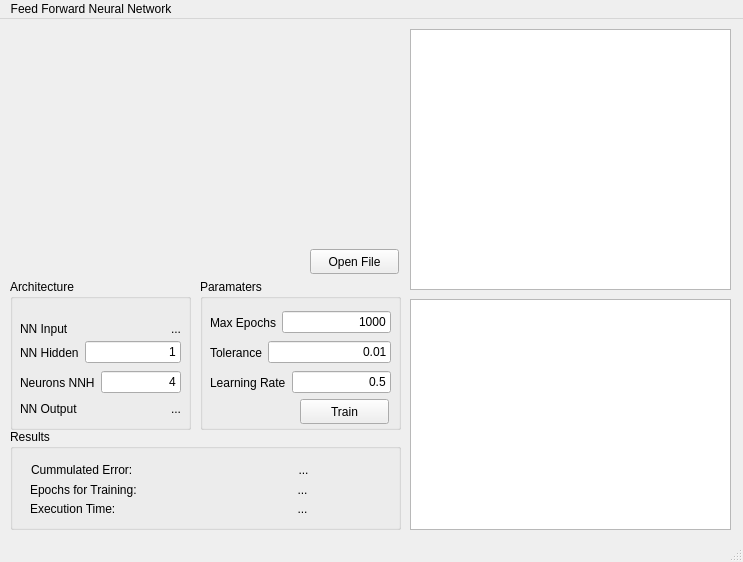
<?xml version="1.0" encoding="UTF-8"?>
<ui version="4.0">
 <class>MainWindow</class>
 <widget class="QMainWindow" name="MainWindow">
  <property name="geometry">
   <rect>
    <x>0</x>
    <y>0</y>
    <width>743</width>
    <height>562</height>
   </rect>
  </property>
  <property name="windowTitle">
   <string>MainWindow</string>
  </property>
  <widget class="QWidget" name="centralwidget">
   <widget class="QGroupBox" name="groupBox">
    <property name="geometry">
     <rect>
      <x>200</x>
      <y>260</y>
      <width>201</width>
      <height>151</height>
     </rect>
    </property>
    <property name="title">
     <string>Paramaters</string>
    </property>
    <widget class="QPushButton" name="pushButton_train">
     <property name="geometry">
      <rect>
       <x>100</x>
       <y>120</y>
       <width>89</width>
       <height>25</height>
      </rect>
     </property>
     <property name="text">
      <string>Train</string>
     </property>
    </widget>
    <widget class="QWidget" name="layoutWidget">
     <property name="geometry">
      <rect>
       <x>10</x>
       <y>30</y>
       <width>181</width>
       <height>27</height>
      </rect>
     </property>
     <layout class="QHBoxLayout" name="horizontalLayout">
      <item>
       <widget class="QLabel" name="label">
        <property name="text">
         <string>Max Epochs</string>
        </property>
       </widget>
      </item>
      <item>
       <widget class="QLineEdit" name="lineEdit_epochs">
        <property name="text">
         <string>1000</string>
        </property>
        <property name="alignment">
         <set>Qt::AlignRight|Qt::AlignTrailing|Qt::AlignVCenter</set>
        </property>
       </widget>
      </item>
     </layout>
    </widget>
    <widget class="QWidget" name="layoutWidget">
     <property name="geometry">
      <rect>
       <x>10</x>
       <y>60</y>
       <width>181</width>
       <height>27</height>
      </rect>
     </property>
     <layout class="QHBoxLayout" name="horizontalLayout_2">
      <item>
       <widget class="QLabel" name="label_2">
        <property name="text">
         <string>Tolerance</string>
        </property>
       </widget>
      </item>
      <item>
       <widget class="QLineEdit" name="lineEdit_tolerance">
        <property name="text">
         <string>0.01</string>
        </property>
        <property name="alignment">
         <set>Qt::AlignRight|Qt::AlignTrailing|Qt::AlignVCenter</set>
        </property>
       </widget>
      </item>
     </layout>
    </widget>
    <widget class="QWidget" name="layoutWidget">
     <property name="geometry">
      <rect>
       <x>10</x>
       <y>90</y>
       <width>181</width>
       <height>27</height>
      </rect>
     </property>
     <layout class="QHBoxLayout" name="horizontalLayout_3">
      <item>
       <widget class="QLabel" name="label_3">
        <property name="text">
         <string>Learning Rate</string>
        </property>
       </widget>
      </item>
      <item>
       <widget class="QLineEdit" name="lineEdit_rate">
        <property name="text">
         <string>0.5</string>
        </property>
        <property name="alignment">
         <set>Qt::AlignRight|Qt::AlignTrailing|Qt::AlignVCenter</set>
        </property>
       </widget>
      </item>
     </layout>
    </widget>
   </widget>
   <widget class="QGroupBox" name="groupBox_2">
    <property name="geometry">
     <rect>
      <x>10</x>
      <y>410</y>
      <width>391</width>
      <height>101</height>
     </rect>
    </property>
    <property name="title">
     <string>Results</string>
    </property>
    <widget class="QWidget" name="layoutWidget">
     <property name="geometry">
      <rect>
       <x>20</x>
       <y>50</y>
       <width>361</width>
       <height>21</height>
      </rect>
     </property>
     <layout class="QHBoxLayout" name="horizontalLayout_6">
      <item>
       <widget class="QLabel" name="label_6">
        <property name="text">
         <string>Epochs for Training:</string>
        </property>
       </widget>
      </item>
      <item>
       <widget class="QLabel" name="epochs">
        <property name="text">
         <string>...</string>
        </property>
        <property name="alignment">
         <set>Qt::AlignCenter</set>
        </property>
       </widget>
      </item>
     </layout>
    </widget>
    <widget class="QWidget" name="layoutWidget">
     <property name="geometry">
      <rect>
       <x>21</x>
       <y>31</y>
       <width>361</width>
       <height>19</height>
      </rect>
     </property>
     <layout class="QHBoxLayout" name="horizontalLayout_4">
      <item>
       <widget class="QLabel" name="label_4">
        <property name="text">
         <string>Cummulated Error: </string>
        </property>
       </widget>
      </item>
      <item>
       <widget class="QLabel" name="final_error">
        <property name="text">
         <string>...</string>
        </property>
        <property name="alignment">
         <set>Qt::AlignCenter</set>
        </property>
       </widget>
      </item>
     </layout>
    </widget>
    <widget class="QWidget" name="layoutWidget">
     <property name="geometry">
      <rect>
       <x>20</x>
       <y>70</y>
       <width>361</width>
       <height>19</height>
      </rect>
     </property>
     <layout class="QHBoxLayout" name="horizontalLayout_5">
      <item>
       <widget class="QLabel" name="label_5">
        <property name="text">
         <string>Execution Time:</string>
        </property>
       </widget>
      </item>
      <item>
       <widget class="QLabel" name="time_execution">
        <property name="text">
         <string>...</string>
        </property>
        <property name="alignment">
         <set>Qt::AlignCenter</set>
        </property>
       </widget>
      </item>
     </layout>
    </widget>
   </widget>
   <widget class="QGroupBox" name="groupBox_3">
    <property name="geometry">
     <rect>
      <x>10</x>
      <y>260</y>
      <width>181</width>
      <height>151</height>
     </rect>
    </property>
    <property name="title">
     <string>Architecture</string>
    </property>
    <widget class="QWidget" name="layoutWidget">
     <property name="geometry">
      <rect>
       <x>10</x>
       <y>60</y>
       <width>161</width>
       <height>27</height>
      </rect>
     </property>
     <layout class="QHBoxLayout" name="horizontalLayout_7">
      <item>
       <widget class="QLabel" name="label_8">
        <property name="text">
         <string>NN Hidden</string>
        </property>
       </widget>
      </item>
      <item>
       <widget class="QLineEdit" name="lineEdit_hidden">
        <property name="text">
         <string>1</string>
        </property>
        <property name="alignment">
         <set>Qt::AlignRight|Qt::AlignTrailing|Qt::AlignVCenter</set>
        </property>
       </widget>
      </item>
     </layout>
    </widget>
    <widget class="QWidget" name="layoutWidget">
     <property name="geometry">
      <rect>
       <x>10</x>
       <y>90</y>
       <width>161</width>
       <height>27</height>
      </rect>
     </property>
     <layout class="QHBoxLayout" name="horizontalLayout_8">
      <item>
       <widget class="QLabel" name="label_10">
        <property name="text">
         <string>Neurons NNH</string>
        </property>
       </widget>
      </item>
      <item>
       <widget class="QLineEdit" name="lineEdit_hidden_num">
        <property name="text">
         <string>4</string>
        </property>
        <property name="alignment">
         <set>Qt::AlignRight|Qt::AlignTrailing|Qt::AlignVCenter</set>
        </property>
       </widget>
      </item>
     </layout>
    </widget>
    <widget class="QWidget" name="layoutWidget">
     <property name="geometry">
      <rect>
       <x>10</x>
       <y>40</y>
       <width>161</width>
       <height>19</height>
      </rect>
     </property>
     <layout class="QHBoxLayout" name="horizontalLayout_9">
      <item>
       <widget class="QLabel" name="label_7">
        <property name="text">
         <string>NN Input</string>
        </property>
       </widget>
      </item>
      <item>
       <widget class="QLabel" name="input_label">
        <property name="text">
         <string>...</string>
        </property>
        <property name="alignment">
         <set>Qt::AlignRight|Qt::AlignTrailing|Qt::AlignVCenter</set>
        </property>
       </widget>
      </item>
     </layout>
    </widget>
    <widget class="QWidget" name="layoutWidget">
     <property name="geometry">
      <rect>
       <x>10</x>
       <y>120</y>
       <width>161</width>
       <height>19</height>
      </rect>
     </property>
     <layout class="QHBoxLayout" name="horizontalLayout_10">
      <item>
       <widget class="QLabel" name="label_9">
        <property name="text">
         <string>NN Output</string>
        </property>
       </widget>
      </item>
      <item>
       <widget class="QLabel" name="output_label">
        <property name="text">
         <string>...</string>
        </property>
        <property name="alignment">
         <set>Qt::AlignRight|Qt::AlignTrailing|Qt::AlignVCenter</set>
        </property>
       </widget>
      </item>
     </layout>
    </widget>
   </widget>
   <widget class="QPushButton" name="pushButton">
    <property name="geometry">
     <rect>
      <x>310</x>
      <y>230</y>
      <width>89</width>
      <height>25</height>
     </rect>
    </property>
    <property name="cursor">
     <cursorShape>OpenHandCursor</cursorShape>
    </property>
    <property name="text">
     <string>Open File</string>
    </property>
   </widget>
   <widget class="QCustomPlot" name="customPlot" native="true">
    <property name="geometry">
     <rect>
      <x>10</x>
      <y>10</y>
      <width>391</width>
      <height>211</height>
     </rect>
    </property>
   </widget>
   <widget class="QTextBrowser" name="textBrowser_weigths">
    <property name="geometry">
     <rect>
      <x>410</x>
      <y>280</y>
      <width>321</width>
      <height>231</height>
     </rect>
    </property>
   </widget>
   <widget class="QGraphicsView" name="graphicsView">
    <property name="geometry">
     <rect>
      <x>410</x>
      <y>10</y>
      <width>321</width>
      <height>261</height>
     </rect>
    </property>
   </widget>
  </widget>
  <widget class="QMenuBar" name="menubar">
   <property name="geometry">
    <rect>
     <x>0</x>
     <y>0</y>
     <width>743</width>
     <height>22</height>
    </rect>
   </property>
   <widget class="QMenu" name="menuFeed_Forward_Neural_Network">
    <property name="title">
     <string>Feed Forward Neural Network</string>
    </property>
    <addaction name="separator"/>
    <addaction name="separator"/>
   </widget>
   <addaction name="menuFeed_Forward_Neural_Network"/>
  </widget>
  <widget class="QStatusBar" name="statusbar"/>
 </widget>
 <customwidgets>
  <customwidget>
   <class>QCustomPlot</class>
   <extends>QWidget</extends>
   <header location="global">../../qcustomplot.h</header>
   <container>1</container>
  </customwidget>
 </customwidgets>
 <resources/>
 <connections/>
</ui>
